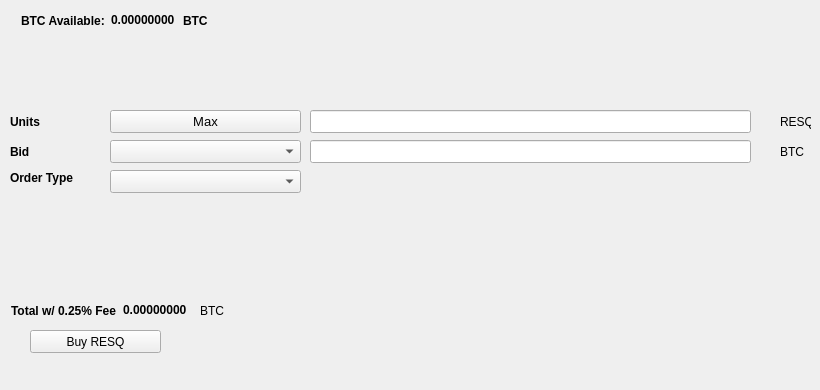
   <widget class="QWidget" name="BuyTab">
    <attribute name="title">
     <string>Buy</string>
    </attribute>
    <widget class="QPushButton" name="BuyRESQ">
     <property name="geometry">
      <rect>
       <x>30</x>
       <y>330</y>
       <width>131</width>
       <height>23</height>
      </rect>
     </property>
     <property name="text">
      <string>Buy RESQ</string>
     </property>
     <property name="icon">
      <iconset resource="../resq.qrc">
       <normaloff>:/icons/bitcoin</normaloff>:/icons/bitcoin</iconset>
     </property>
    </widget>
    <widget class="QLabel" name="label_3">
     <property name="geometry">
      <rect>
       <x>10</x>
       <y>110</y>
       <width>46</width>
       <height>23</height>
      </rect>
     </property>
     <property name="font">
      <font>
       <weight>75</weight>
       <bold>true</bold>
      </font>
     </property>
     <property name="text">
      <string>Units</string>
     </property>
    </widget>
    <widget class="QLineEdit" name="UnitsInput">
     <property name="geometry">
      <rect>
       <x>310</x>
       <y>110</y>
       <width>441</width>
       <height>23</height>
      </rect>
     </property>
     <property name="font">
      <font>
       <pointsize>9</pointsize>
       <weight>75</weight>
       <bold>true</bold>
      </font>
     </property>
    </widget>
    <widget class="QLineEdit" name="BuyBidPriceEdit">
     <property name="geometry">
      <rect>
       <x>310</x>
       <y>140</y>
       <width>441</width>
       <height>23</height>
      </rect>
     </property>
     <property name="font">
      <font>
       <pointsize>9</pointsize>
       <weight>75</weight>
       <bold>true</bold>
      </font>
     </property>
    </widget>
    <widget class="QLabel" name="label_4">
     <property name="geometry">
      <rect>
       <x>780</x>
       <y>110</y>
       <width>31</width>
       <height>23</height>
      </rect>
     </property>
     <property name="text">
      <string>RESQ</string>
     </property>
    </widget>
    <widget class="QLabel" name="label_5">
     <property name="geometry">
      <rect>
       <x>780</x>
       <y>140</y>
       <width>31</width>
       <height>23</height>
      </rect>
     </property>
     <property name="text">
      <string>BTC</string>
     </property>
    </widget>
    <widget class="QLabel" name="label_6">
     <property name="geometry">
      <rect>
       <x>10</x>
       <y>140</y>
       <width>46</width>
       <height>23</height>
      </rect>
     </property>
     <property name="font">
      <font>
       <weight>75</weight>
       <bold>true</bold>
      </font>
     </property>
     <property name="text">
      <string>Bid</string>
     </property>
    </widget>
    <widget class="QLabel" name="label_7">
     <property name="geometry">
      <rect>
       <x>10</x>
       <y>170</y>
       <width>91</width>
       <height>16</height>
      </rect>
     </property>
     <property name="font">
      <font>
       <weight>75</weight>
       <bold>true</bold>
      </font>
     </property>
     <property name="text">
      <string>Order Type</string>
     </property>
    </widget>
    <widget class="QPushButton" name="Buy_Max_Amount">
     <property name="geometry">
      <rect>
       <x>110</x>
       <y>110</y>
       <width>191</width>
       <height>23</height>
      </rect>
     </property>
     <property name="font">
      <font>
       <pointsize>10</pointsize>
      </font>
     </property>
     <property name="text">
      <string>Max</string>
     </property>
    </widget>
    <widget class="QComboBox" name="BuyBidcomboBox">
     <property name="geometry">
      <rect>
       <x>110</x>
       <y>140</y>
       <width>191</width>
       <height>23</height>
      </rect>
     </property>
     <property name="font">
      <font>
       <pointsize>10</pointsize>
      </font>
     </property>
    </widget>
    <widget class="QComboBox" name="buyOrdertypeCombo">
     <property name="geometry">
      <rect>
       <x>110</x>
       <y>170</y>
       <width>191</width>
       <height>23</height>
      </rect>
     </property>
     <property name="font">
      <font>
       <pointsize>10</pointsize>
      </font>
     </property>
    </widget>
    <widget class="QWidget" name="layoutWidget1">
     <property name="geometry">
      <rect>
       <x>21</x>
       <y>11</y>
       <width>227</width>
       <height>19</height>
      </rect>
     </property>
     <layout class="QHBoxLayout" name="horizontalLayout_3">
      <item>
       <widget class="QLabel" name="label232">
        <property name="font">
         <font>
          <weight>75</weight>
          <bold>true</bold>
         </font>
        </property>
        <property name="text">
         <string>BTC Available:</string>
        </property>
       </widget>
      </item>
      <item>
       <widget class="QLabel" name="BtcAvailableLbl">
        <property name="palette">
         <palette>
          <active>
           <colorrole role="WindowText">
            <brush brushstyle="SolidPattern">
             <color alpha="255">
              <red>0</red>
              <green>0</green>
              <blue>0</blue>
             </color>
            </brush>
           </colorrole>
           <colorrole role="Button">
            <brush brushstyle="SolidPattern">
             <color alpha="255">
              <red>0</red>
              <green>170</green>
              <blue>0</blue>
             </color>
            </brush>
           </colorrole>
           <colorrole role="Light">
            <brush brushstyle="SolidPattern">
             <color alpha="255">
              <red>0</red>
              <green>255</green>
              <blue>0</blue>
             </color>
            </brush>
           </colorrole>
           <colorrole role="Midlight">
            <brush brushstyle="SolidPattern">
             <color alpha="255">
              <red>0</red>
              <green>212</green>
              <blue>0</blue>
             </color>
            </brush>
           </colorrole>
           <colorrole role="Dark">
            <brush brushstyle="SolidPattern">
             <color alpha="255">
              <red>0</red>
              <green>85</green>
              <blue>0</blue>
             </color>
            </brush>
           </colorrole>
           <colorrole role="Mid">
            <brush brushstyle="SolidPattern">
             <color alpha="255">
              <red>0</red>
              <green>113</green>
              <blue>0</blue>
             </color>
            </brush>
           </colorrole>
           <colorrole role="Text">
            <brush brushstyle="SolidPattern">
             <color alpha="255">
              <red>0</red>
              <green>170</green>
              <blue>0</blue>
             </color>
            </brush>
           </colorrole>
           <colorrole role="BrightText">
            <brush brushstyle="SolidPattern">
             <color alpha="255">
              <red>255</red>
              <green>255</green>
              <blue>255</blue>
             </color>
            </brush>
           </colorrole>
           <colorrole role="ButtonText">
            <brush brushstyle="SolidPattern">
             <color alpha="255">
              <red>0</red>
              <green>0</green>
              <blue>0</blue>
             </color>
            </brush>
           </colorrole>
           <colorrole role="Base">
            <brush brushstyle="SolidPattern">
             <color alpha="255">
              <red>255</red>
              <green>255</green>
              <blue>255</blue>
             </color>
            </brush>
           </colorrole>
           <colorrole role="Window">
            <brush brushstyle="SolidPattern">
             <color alpha="255">
              <red>0</red>
              <green>170</green>
              <blue>0</blue>
             </color>
            </brush>
           </colorrole>
           <colorrole role="Shadow">
            <brush brushstyle="SolidPattern">
             <color alpha="255">
              <red>0</red>
              <green>0</green>
              <blue>0</blue>
             </color>
            </brush>
           </colorrole>
           <colorrole role="AlternateBase">
            <brush brushstyle="SolidPattern">
             <color alpha="255">
              <red>127</red>
              <green>212</green>
              <blue>127</blue>
             </color>
            </brush>
           </colorrole>
           <colorrole role="ToolTipBase">
            <brush brushstyle="SolidPattern">
             <color alpha="255">
              <red>255</red>
              <green>255</green>
              <blue>220</blue>
             </color>
            </brush>
           </colorrole>
           <colorrole role="ToolTipText">
            <brush brushstyle="SolidPattern">
             <color alpha="255">
              <red>0</red>
              <green>0</green>
              <blue>0</blue>
             </color>
            </brush>
           </colorrole>
          </active>
          <inactive>
           <colorrole role="WindowText">
            <brush brushstyle="SolidPattern">
             <color alpha="255">
              <red>0</red>
              <green>0</green>
              <blue>0</blue>
             </color>
            </brush>
           </colorrole>
           <colorrole role="Button">
            <brush brushstyle="SolidPattern">
             <color alpha="255">
              <red>0</red>
              <green>170</green>
              <blue>0</blue>
             </color>
            </brush>
           </colorrole>
           <colorrole role="Light">
            <brush brushstyle="SolidPattern">
             <color alpha="255">
              <red>0</red>
              <green>255</green>
              <blue>0</blue>
             </color>
            </brush>
           </colorrole>
           <colorrole role="Midlight">
            <brush brushstyle="SolidPattern">
             <color alpha="255">
              <red>0</red>
              <green>212</green>
              <blue>0</blue>
             </color>
            </brush>
           </colorrole>
           <colorrole role="Dark">
            <brush brushstyle="SolidPattern">
             <color alpha="255">
              <red>0</red>
              <green>85</green>
              <blue>0</blue>
             </color>
            </brush>
           </colorrole>
           <colorrole role="Mid">
            <brush brushstyle="SolidPattern">
             <color alpha="255">
              <red>0</red>
              <green>113</green>
              <blue>0</blue>
             </color>
            </brush>
           </colorrole>
           <colorrole role="Text">
            <brush brushstyle="SolidPattern">
             <color alpha="255">
              <red>0</red>
              <green>170</green>
              <blue>0</blue>
             </color>
            </brush>
           </colorrole>
           <colorrole role="BrightText">
            <brush brushstyle="SolidPattern">
             <color alpha="255">
              <red>255</red>
              <green>255</green>
              <blue>255</blue>
             </color>
            </brush>
           </colorrole>
           <colorrole role="ButtonText">
            <brush brushstyle="SolidPattern">
             <color alpha="255">
              <red>0</red>
              <green>0</green>
              <blue>0</blue>
             </color>
            </brush>
           </colorrole>
           <colorrole role="Base">
            <brush brushstyle="SolidPattern">
             <color alpha="255">
              <red>255</red>
              <green>255</green>
              <blue>255</blue>
             </color>
            </brush>
           </colorrole>
           <colorrole role="Window">
            <brush brushstyle="SolidPattern">
             <color alpha="255">
              <red>0</red>
              <green>170</green>
              <blue>0</blue>
             </color>
            </brush>
           </colorrole>
           <colorrole role="Shadow">
            <brush brushstyle="SolidPattern">
             <color alpha="255">
              <red>0</red>
              <green>0</green>
              <blue>0</blue>
             </color>
            </brush>
           </colorrole>
           <colorrole role="AlternateBase">
            <brush brushstyle="SolidPattern">
             <color alpha="255">
              <red>127</red>
              <green>212</green>
              <blue>127</blue>
             </color>
            </brush>
           </colorrole>
           <colorrole role="ToolTipBase">
            <brush brushstyle="SolidPattern">
             <color alpha="255">
              <red>255</red>
              <green>255</green>
              <blue>220</blue>
             </color>
            </brush>
           </colorrole>
           <colorrole role="ToolTipText">
            <brush brushstyle="SolidPattern">
             <color alpha="255">
              <red>0</red>
              <green>0</green>
              <blue>0</blue>
             </color>
            </brush>
           </colorrole>
          </inactive>
          <disabled>
           <colorrole role="WindowText">
            <brush brushstyle="SolidPattern">
             <color alpha="255">
              <red>0</red>
              <green>85</green>
              <blue>0</blue>
             </color>
            </brush>
           </colorrole>
           <colorrole role="Button">
            <brush brushstyle="SolidPattern">
             <color alpha="255">
              <red>0</red>
              <green>170</green>
              <blue>0</blue>
             </color>
            </brush>
           </colorrole>
           <colorrole role="Light">
            <brush brushstyle="SolidPattern">
             <color alpha="255">
              <red>0</red>
              <green>255</green>
              <blue>0</blue>
             </color>
            </brush>
           </colorrole>
           <colorrole role="Midlight">
            <brush brushstyle="SolidPattern">
             <color alpha="255">
              <red>0</red>
              <green>212</green>
              <blue>0</blue>
             </color>
            </brush>
           </colorrole>
           <colorrole role="Dark">
            <brush brushstyle="SolidPattern">
             <color alpha="255">
              <red>0</red>
              <green>85</green>
              <blue>0</blue>
             </color>
            </brush>
           </colorrole>
           <colorrole role="Mid">
            <brush brushstyle="SolidPattern">
             <color alpha="255">
              <red>0</red>
              <green>113</green>
              <blue>0</blue>
             </color>
            </brush>
           </colorrole>
           <colorrole role="Text">
            <brush brushstyle="SolidPattern">
             <color alpha="255">
              <red>0</red>
              <green>85</green>
              <blue>0</blue>
             </color>
            </brush>
           </colorrole>
           <colorrole role="BrightText">
            <brush brushstyle="SolidPattern">
             <color alpha="255">
              <red>255</red>
              <green>255</green>
              <blue>255</blue>
             </color>
            </brush>
           </colorrole>
           <colorrole role="ButtonText">
            <brush brushstyle="SolidPattern">
             <color alpha="255">
              <red>0</red>
              <green>85</green>
              <blue>0</blue>
             </color>
            </brush>
           </colorrole>
           <colorrole role="Base">
            <brush brushstyle="SolidPattern">
             <color alpha="255">
              <red>0</red>
              <green>170</green>
              <blue>0</blue>
             </color>
            </brush>
           </colorrole>
           <colorrole role="Window">
            <brush brushstyle="SolidPattern">
             <color alpha="255">
              <red>0</red>
              <green>170</green>
              <blue>0</blue>
             </color>
            </brush>
           </colorrole>
           <colorrole role="Shadow">
            <brush brushstyle="SolidPattern">
             <color alpha="255">
              <red>0</red>
              <green>0</green>
              <blue>0</blue>
             </color>
            </brush>
           </colorrole>
           <colorrole role="AlternateBase">
            <brush brushstyle="SolidPattern">
             <color alpha="255">
              <red>0</red>
              <green>170</green>
              <blue>0</blue>
             </color>
            </brush>
           </colorrole>
           <colorrole role="ToolTipBase">
            <brush brushstyle="SolidPattern">
             <color alpha="255">
              <red>255</red>
              <green>255</green>
              <blue>220</blue>
             </color>
            </brush>
           </colorrole>
           <colorrole role="ToolTipText">
            <brush brushstyle="SolidPattern">
             <color alpha="255">
              <red>0</red>
              <green>0</green>
              <blue>0</blue>
             </color>
            </brush>
           </colorrole>
          </disabled>
         </palette>
        </property>
        <property name="font">
         <font>
          <weight>75</weight>
          <bold>true</bold>
         </font>
        </property>
        <property name="text">
         <string>0.00000000</string>
        </property>
        <property name="textInteractionFlags">
         <set>Qt::LinksAccessibleByMouse|Qt::TextSelectableByKeyboard|Qt::TextSelectableByMouse</set>
        </property>
       </widget>
      </item>
      <item>
       <widget class="QLabel" name="BtcAvailableLbl_2">
        <property name="font">
         <font>
          <weight>75</weight>
          <bold>true</bold>
         </font>
        </property>
        <property name="text">
         <string>BTC</string>
        </property>
       </widget>
      </item>
     </layout>
    </widget>
    <widget class="QWidget" name="layoutWidge2">
     <property name="geometry">
      <rect>
       <x>11</x>
       <y>301</y>
       <width>259</width>
       <height>19</height>
      </rect>
     </property>
     <layout class="QHBoxLayout" name="horizontalLayout_4">
      <item>
       <widget class="QLabel" name="label_9">
        <property name="font">
         <font>
          <weight>75</weight>
          <bold>true</bold>
         </font>
        </property>
        <property name="text">
         <string>Total w/ 0.25% Fee</string>
        </property>
       </widget>
      </item>
      <item>
       <widget class="QLabel" name="BuyCostLabel">
        <property name="palette">
         <palette>
          <active>
           <colorrole role="WindowText">
            <brush brushstyle="SolidPattern">
             <color alpha="255">
              <red>0</red>
              <green>0</green>
              <blue>0</blue>
             </color>
            </brush>
           </colorrole>
           <colorrole role="Button">
            <brush brushstyle="SolidPattern">
             <color alpha="255">
              <red>0</red>
              <green>170</green>
              <blue>0</blue>
             </color>
            </brush>
           </colorrole>
           <colorrole role="Light">
            <brush brushstyle="SolidPattern">
             <color alpha="255">
              <red>0</red>
              <green>255</green>
              <blue>0</blue>
             </color>
            </brush>
           </colorrole>
           <colorrole role="Midlight">
            <brush brushstyle="SolidPattern">
             <color alpha="255">
              <red>0</red>
              <green>212</green>
              <blue>0</blue>
             </color>
            </brush>
           </colorrole>
           <colorrole role="Dark">
            <brush brushstyle="SolidPattern">
             <color alpha="255">
              <red>0</red>
              <green>85</green>
              <blue>0</blue>
             </color>
            </brush>
           </colorrole>
           <colorrole role="Mid">
            <brush brushstyle="SolidPattern">
             <color alpha="255">
              <red>0</red>
              <green>113</green>
              <blue>0</blue>
             </color>
            </brush>
           </colorrole>
           <colorrole role="Text">
            <brush brushstyle="SolidPattern">
             <color alpha="255">
              <red>0</red>
              <green>170</green>
              <blue>0</blue>
             </color>
            </brush>
           </colorrole>
           <colorrole role="BrightText">
            <brush brushstyle="SolidPattern">
             <color alpha="255">
              <red>255</red>
              <green>255</green>
              <blue>255</blue>
             </color>
            </brush>
           </colorrole>
           <colorrole role="ButtonText">
            <brush brushstyle="SolidPattern">
             <color alpha="255">
              <red>0</red>
              <green>0</green>
              <blue>0</blue>
             </color>
            </brush>
           </colorrole>
           <colorrole role="Base">
            <brush brushstyle="SolidPattern">
             <color alpha="255">
              <red>255</red>
              <green>255</green>
              <blue>255</blue>
             </color>
            </brush>
           </colorrole>
           <colorrole role="Window">
            <brush brushstyle="SolidPattern">
             <color alpha="255">
              <red>0</red>
              <green>170</green>
              <blue>0</blue>
             </color>
            </brush>
           </colorrole>
           <colorrole role="Shadow">
            <brush brushstyle="SolidPattern">
             <color alpha="255">
              <red>0</red>
              <green>0</green>
              <blue>0</blue>
             </color>
            </brush>
           </colorrole>
           <colorrole role="AlternateBase">
            <brush brushstyle="SolidPattern">
             <color alpha="255">
              <red>127</red>
              <green>212</green>
              <blue>127</blue>
             </color>
            </brush>
           </colorrole>
           <colorrole role="ToolTipBase">
            <brush brushstyle="SolidPattern">
             <color alpha="255">
              <red>255</red>
              <green>255</green>
              <blue>220</blue>
             </color>
            </brush>
           </colorrole>
           <colorrole role="ToolTipText">
            <brush brushstyle="SolidPattern">
             <color alpha="255">
              <red>0</red>
              <green>0</green>
              <blue>0</blue>
             </color>
            </brush>
           </colorrole>
          </active>
          <inactive>
           <colorrole role="WindowText">
            <brush brushstyle="SolidPattern">
             <color alpha="255">
              <red>0</red>
              <green>0</green>
              <blue>0</blue>
             </color>
            </brush>
           </colorrole>
           <colorrole role="Button">
            <brush brushstyle="SolidPattern">
             <color alpha="255">
              <red>0</red>
              <green>170</green>
              <blue>0</blue>
             </color>
            </brush>
           </colorrole>
           <colorrole role="Light">
            <brush brushstyle="SolidPattern">
             <color alpha="255">
              <red>0</red>
              <green>255</green>
              <blue>0</blue>
             </color>
            </brush>
           </colorrole>
           <colorrole role="Midlight">
            <brush brushstyle="SolidPattern">
             <color alpha="255">
              <red>0</red>
              <green>212</green>
              <blue>0</blue>
             </color>
            </brush>
           </colorrole>
           <colorrole role="Dark">
            <brush brushstyle="SolidPattern">
             <color alpha="255">
              <red>0</red>
              <green>85</green>
              <blue>0</blue>
             </color>
            </brush>
           </colorrole>
           <colorrole role="Mid">
            <brush brushstyle="SolidPattern">
             <color alpha="255">
              <red>0</red>
              <green>113</green>
              <blue>0</blue>
             </color>
            </brush>
           </colorrole>
           <colorrole role="Text">
            <brush brushstyle="SolidPattern">
             <color alpha="255">
              <red>0</red>
              <green>170</green>
              <blue>0</blue>
             </color>
            </brush>
           </colorrole>
           <colorrole role="BrightText">
            <brush brushstyle="SolidPattern">
             <color alpha="255">
              <red>255</red>
              <green>255</green>
              <blue>255</blue>
             </color>
            </brush>
           </colorrole>
           <colorrole role="ButtonText">
            <brush brushstyle="SolidPattern">
             <color alpha="255">
              <red>0</red>
              <green>0</green>
              <blue>0</blue>
             </color>
            </brush>
           </colorrole>
           <colorrole role="Base">
            <brush brushstyle="SolidPattern">
             <color alpha="255">
              <red>255</red>
              <green>255</green>
              <blue>255</blue>
             </color>
            </brush>
           </colorrole>
           <colorrole role="Window">
            <brush brushstyle="SolidPattern">
             <color alpha="255">
              <red>0</red>
              <green>170</green>
              <blue>0</blue>
             </color>
            </brush>
           </colorrole>
           <colorrole role="Shadow">
            <brush brushstyle="SolidPattern">
             <color alpha="255">
              <red>0</red>
              <green>0</green>
              <blue>0</blue>
             </color>
            </brush>
           </colorrole>
           <colorrole role="AlternateBase">
            <brush brushstyle="SolidPattern">
             <color alpha="255">
              <red>127</red>
              <green>212</green>
              <blue>127</blue>
             </color>
            </brush>
           </colorrole>
           <colorrole role="ToolTipBase">
            <brush brushstyle="SolidPattern">
             <color alpha="255">
              <red>255</red>
              <green>255</green>
              <blue>220</blue>
             </color>
            </brush>
           </colorrole>
           <colorrole role="ToolTipText">
            <brush brushstyle="SolidPattern">
             <color alpha="255">
              <red>0</red>
              <green>0</green>
              <blue>0</blue>
             </color>
            </brush>
           </colorrole>
          </inactive>
          <disabled>
           <colorrole role="WindowText">
            <brush brushstyle="SolidPattern">
             <color alpha="255">
              <red>0</red>
              <green>85</green>
              <blue>0</blue>
             </color>
            </brush>
           </colorrole>
           <colorrole role="Button">
            <brush brushstyle="SolidPattern">
             <color alpha="255">
              <red>0</red>
              <green>170</green>
              <blue>0</blue>
             </color>
            </brush>
           </colorrole>
           <colorrole role="Light">
            <brush brushstyle="SolidPattern">
             <color alpha="255">
              <red>0</red>
              <green>255</green>
              <blue>0</blue>
             </color>
            </brush>
           </colorrole>
           <colorrole role="Midlight">
            <brush brushstyle="SolidPattern">
             <color alpha="255">
              <red>0</red>
              <green>212</green>
              <blue>0</blue>
             </color>
            </brush>
           </colorrole>
           <colorrole role="Dark">
            <brush brushstyle="SolidPattern">
             <color alpha="255">
              <red>0</red>
              <green>85</green>
              <blue>0</blue>
             </color>
            </brush>
           </colorrole>
           <colorrole role="Mid">
            <brush brushstyle="SolidPattern">
             <color alpha="255">
              <red>0</red>
              <green>113</green>
              <blue>0</blue>
             </color>
            </brush>
           </colorrole>
           <colorrole role="Text">
            <brush brushstyle="SolidPattern">
             <color alpha="255">
              <red>0</red>
              <green>85</green>
              <blue>0</blue>
             </color>
            </brush>
           </colorrole>
           <colorrole role="BrightText">
            <brush brushstyle="SolidPattern">
             <color alpha="255">
              <red>255</red>
              <green>255</green>
              <blue>255</blue>
             </color>
            </brush>
           </colorrole>
           <colorrole role="ButtonText">
            <brush brushstyle="SolidPattern">
             <color alpha="255">
              <red>0</red>
              <green>85</green>
              <blue>0</blue>
             </color>
            </brush>
           </colorrole>
           <colorrole role="Base">
            <brush brushstyle="SolidPattern">
             <color alpha="255">
              <red>0</red>
              <green>170</green>
              <blue>0</blue>
             </color>
            </brush>
           </colorrole>
           <colorrole role="Window">
            <brush brushstyle="SolidPattern">
             <color alpha="255">
              <red>0</red>
              <green>170</green>
              <blue>0</blue>
             </color>
            </brush>
           </colorrole>
           <colorrole role="Shadow">
            <brush brushstyle="SolidPattern">
             <color alpha="255">
              <red>0</red>
              <green>0</green>
              <blue>0</blue>
             </color>
            </brush>
           </colorrole>
           <colorrole role="AlternateBase">
            <brush brushstyle="SolidPattern">
             <color alpha="255">
              <red>0</red>
              <green>170</green>
              <blue>0</blue>
             </color>
            </brush>
           </colorrole>
           <colorrole role="ToolTipBase">
            <brush brushstyle="SolidPattern">
             <color alpha="255">
              <red>255</red>
              <green>255</green>
              <blue>220</blue>
             </color>
            </brush>
           </colorrole>
           <colorrole role="ToolTipText">
            <brush brushstyle="SolidPattern">
             <color alpha="255">
              <red>0</red>
              <green>0</green>
              <blue>0</blue>
             </color>
            </brush>
           </colorrole>
          </disabled>
         </palette>
        </property>
        <property name="font">
         <font>
          <weight>75</weight>
          <bold>true</bold>
         </font>
        </property>
        <property name="autoFillBackground">
         <bool>false</bool>
        </property>
        <property name="text">
         <string>0.00000000</string>
        </property>
        <property name="textInteractionFlags">
         <set>Qt::LinksAccessibleByMouse|Qt::TextSelectableByMouse</set>
        </property>
       </widget>
      </item>
      <item>
       <widget class="QLabel" name="label_10">
        <property name="font">
         <font>
          <weight>50</weight>
          <bold>false</bold>
         </font>
        </property>
        <property name="text">
         <string>BTC</string>
        </property>
       </widget>
      </item>
     </layout>
    </widget>
    <widget class="QLabel" name="label_24">
     <property name="geometry">
      <rect>
       <x>460</x>
       <y>300</y>
       <width>281</width>
       <height>81</height>
      </rect>
     </property>
     <property name="text">
      <string/>
     </property>
     <property name="pixmap">
      <pixmap>:/images/bittrex</pixmap>
     </property>
    </widget>
   </widget>
